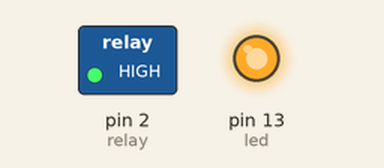
A sketch run on a simulated Arduino Uno, built with avr-gcc and run on an emulated ATmega328P. Shown: switched loads named in the sketch (green lamp = pin HIGH), output pins drawn as LEDs (lit = HIGH).

Above: at 2.0 s.
At 6.0 s:
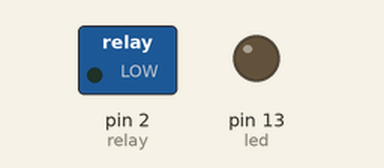
Timing chart, 0 to 10.4 s (numbered marks = the images above):
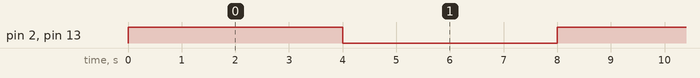

The sketch:

sketch_feb20a.ino
```cpp
int led = 13;
int relay = 2; // กำหนดขาควบคุม Relay
void setup()
{
  pinMode(relay, OUTPUT);
  pinMode(led, OUTPUT);
}
void loop()
{
  digitalWrite(led, 1);
  digitalWrite(relay, 1);
  delay(4000);
  digitalWrite(led, 0);
  digitalWrite(relay, 0);
  delay(4000);
}
```

Measured:
- by itself, pin 2 (relay), pin 13 (led): alternates HIGH for 4.0 s and LOW for 4.0 s
